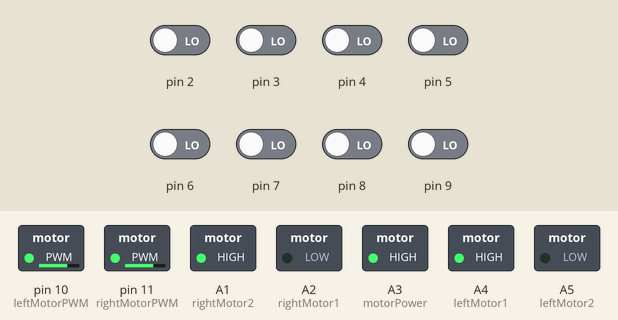
Recording of a sketch running on a simulated Arduino Uno, built with avr-gcc and run on an emulated ATmega328P. Parts: switched loads named in the sketch (green lamp = pin HIGH). The inputs (shaded band) are chosen by the test bench; at power-on: pin 2–9 LOW.

Above: at 11.7 s.
11.8 s: pin 3 driven HIGH
At 12.2 s:
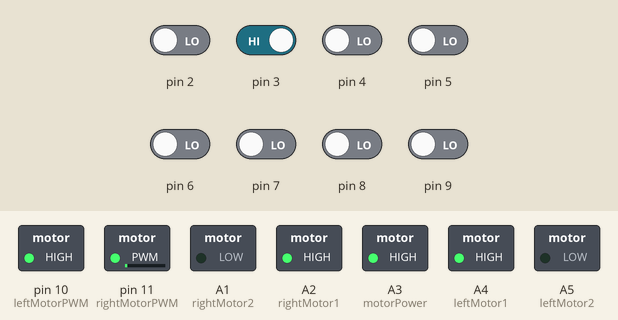
13.3 s: pin 4 driven HIGH
At 14.5 s:
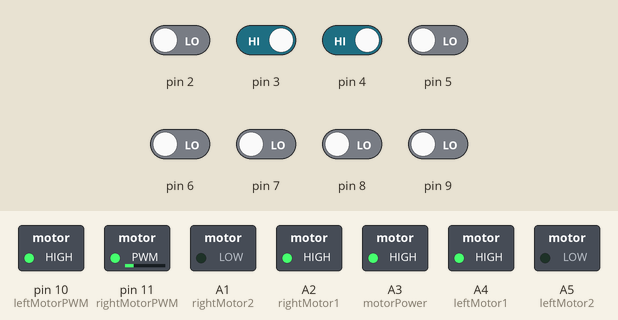
14.8 s: pin 5 driven HIGH
At 15.7 s:
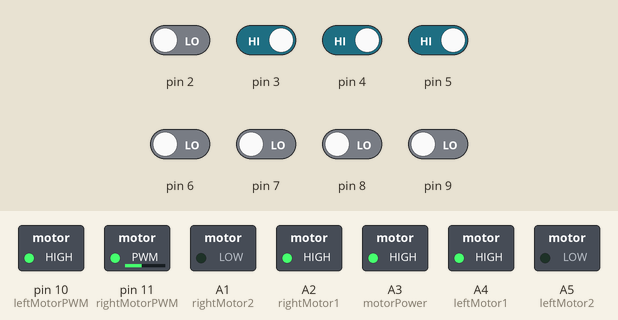
16.3 s: pin 6 driven HIGH
At 16.8 s:
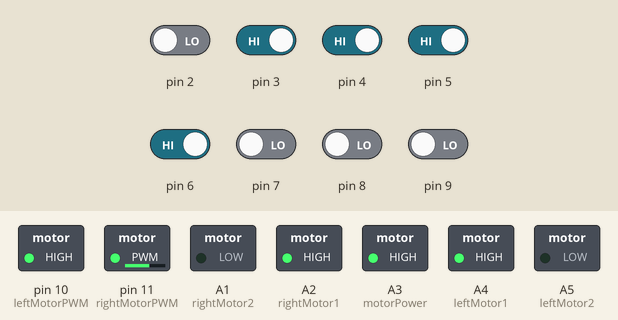
17.8 s: pin 7 driven HIGH
At 19.0 s:
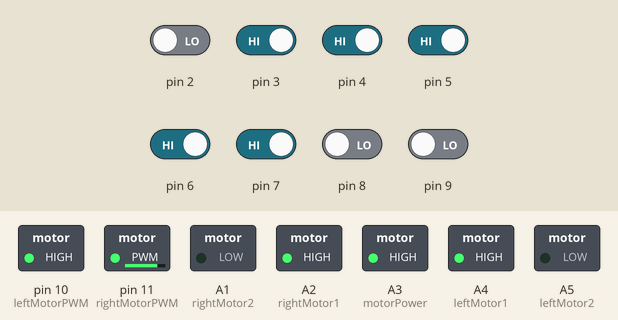
19.3 s: pin 8 driven HIGH
At 20.3 s:
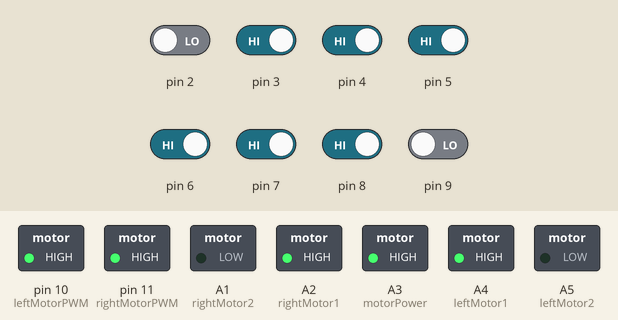
Timing chart, 0 to 21.8 s (numbered marks = the images above; inputs shaded):
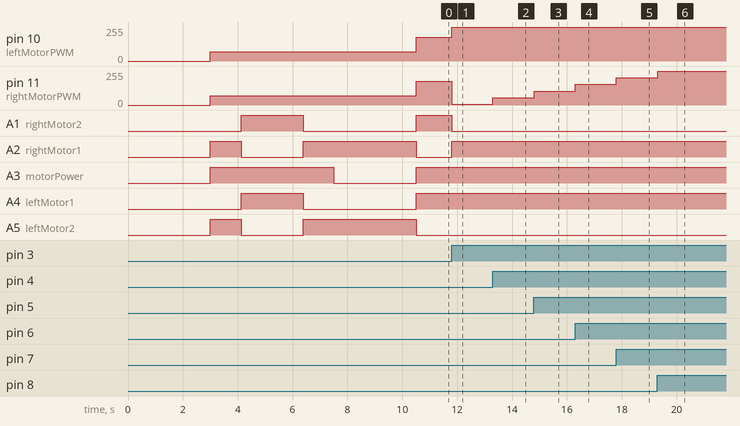

The sketch:

FBGZY3IITOW9BOV.ino
```cpp
#include <QTRSensors.h>

#define Kp 0.1 // experiment to determine this, start by something small that just makes your bot follow the line at a slow speed
#define Kd 4// experiment to determine this, slowly increase the speeds and adjust this value. ( Note: Kp < Kd)
#define MaxSpeed 255// max speed of the robot
#define BaseSpeed 255 // this is the speed at which the motors should spin when the robot is perfectly on the line
#define NUM_SENSORS  8     // number of sensors used

#define speedturn 180

#define rightMotor1 A2
#define rightMotor2 A1
#define rightMotorPWM 11
#define leftMotor1 A4
#define leftMotor2 A5
#define leftMotorPWM 10
#define motorPower A3

QTRSensorsRC qtrrc((unsigned char[]) {2,3,4,5,6,7,8,9} ,NUM_SENSORS, 2500, QTR_NO_EMITTER_PIN);

unsigned int sensorValues[NUM_SENSORS];

void setup()
{
  pinMode(rightMotor1, OUTPUT);
  pinMode(rightMotor2, OUTPUT);
  pinMode(rightMotorPWM, OUTPUT);
  pinMode(leftMotor1, OUTPUT);
  pinMode(leftMotor2, OUTPUT);
  pinMode(leftMotorPWM, OUTPUT);
  pinMode(motorPower, OUTPUT);

  delay(3000);

  int i;
  for (int i = 0; i < 100; i++) // calibrate for sometime by sliding the sensors across the line, or you may use auto-calibration instead
  {
   //comment this part out for automatic calibration
    if ( i  < 25 || i >= 75 ) // turn to the left and right to expose the sensors to the brightest and darkest readings that may be encountered
    {
      move(1, 70, 1);//motor derecho hacia adelante
      move(0, 70, 0);//motor izquierdo hacia atras
    }
    else
    {
      move(1, 70, 0);//motor derecho hacia atras
      move(0, 70, 1);//motor izquierdo hacia adelante
    }
    qtrrc.calibrate();
    delay(20);
  }
  wait();
  delay(3000); // wait for 2s to position the bot before entering the main loop
}

int lastError = 0;
unsigned int sensors[8];
int position = qtrrc.readLine(sensors);

void loop()
{
  position = qtrrc.readLine(sensors); // get calibrated readings along with the line position, refer to the QTR Sensors Arduino Library for more details on line position.

  if(position>6700){
    move(1, speedturn, 1);//motor derecho hacia adelante
    move(0, speedturn, 0);//motor izquierdo hacia adelante
    return;
  }
  if(position<300){
    move(1, speedturn, 0);//motor derecho hacia adelante
    move(0, speedturn, 1);//motor izquierdo hacia adelante
    return;
  }

  int error = position - 3500;
  int motorSpeed = Kp * error + Kd * (error - lastError);
  lastError = error;

  int rightMotorSpeed = BaseSpeed + motorSpeed;
  int leftMotorSpeed = BaseSpeed - motorSpeed;

  if (rightMotorSpeed > MaxSpeed ) rightMotorSpeed = MaxSpeed; // prevent the motor from going beyond max speed
  if (leftMotorSpeed > MaxSpeed ) leftMotorSpeed = MaxSpeed; // prevent the motor from going beyond max speed
  if (rightMotorSpeed < 0)rightMotorSpeed = 0;
  if (leftMotorSpeed < 0)leftMotorSpeed = 0;

  move(1, rightMotorSpeed, 1);//motor derecho hacia adelante
  move(0, leftMotorSpeed, 1);//motor izquierdo hacia adelante
}

void wait(){
  digitalWrite(motorPower, LOW);
}

void move(int motor, int speed, int direction){
  digitalWrite(motorPower, HIGH); //disable standby

  boolean inPin1=HIGH;
  boolean inPin2=LOW;

  if(direction == 1){
    inPin1 = HIGH;
    inPin2 = LOW;
  }
  if(direction == 0){
    inPin1 = LOW;
    inPin2 = HIGH;
  }

  if(motor == 0){
    digitalWrite(leftMotor1, inPin1);
    digitalWrite(leftMotor2, inPin2);
    analogWrite(leftMotorPWM, speed);
  }
  if(motor == 1){
    digitalWrite(rightMotor1, inPin1);
    digitalWrite(rightMotor2, inPin2);
    analogWrite(rightMotorPWM, speed);
  }
}
```

Measured:
- after the input at 11.8 s, pin 10 (leftMotorPWM): 180/255 → 255/255 at once; pin 11 (rightMotorPWM): 180/255 → 5/255 at once; A1 (rightMotor2): HIGH → LOW at once; A2 (rightMotor1): LOW → HIGH at once
- after the input at 13.3 s, pin 11 (rightMotorPWM): 5/255 → 55/255 at once
- after the input at 14.8 s, pin 11 (rightMotorPWM): 55/255 → 105/255 at once
- after the input at 16.3 s, pin 11 (rightMotorPWM): 105/255 → 155/255 at once
- after the input at 17.8 s, pin 11 (rightMotorPWM): 155/255 → 205/255 at once
- after the input at 19.3 s, pin 11 (rightMotorPWM): 205/255 → 255/255 at once
